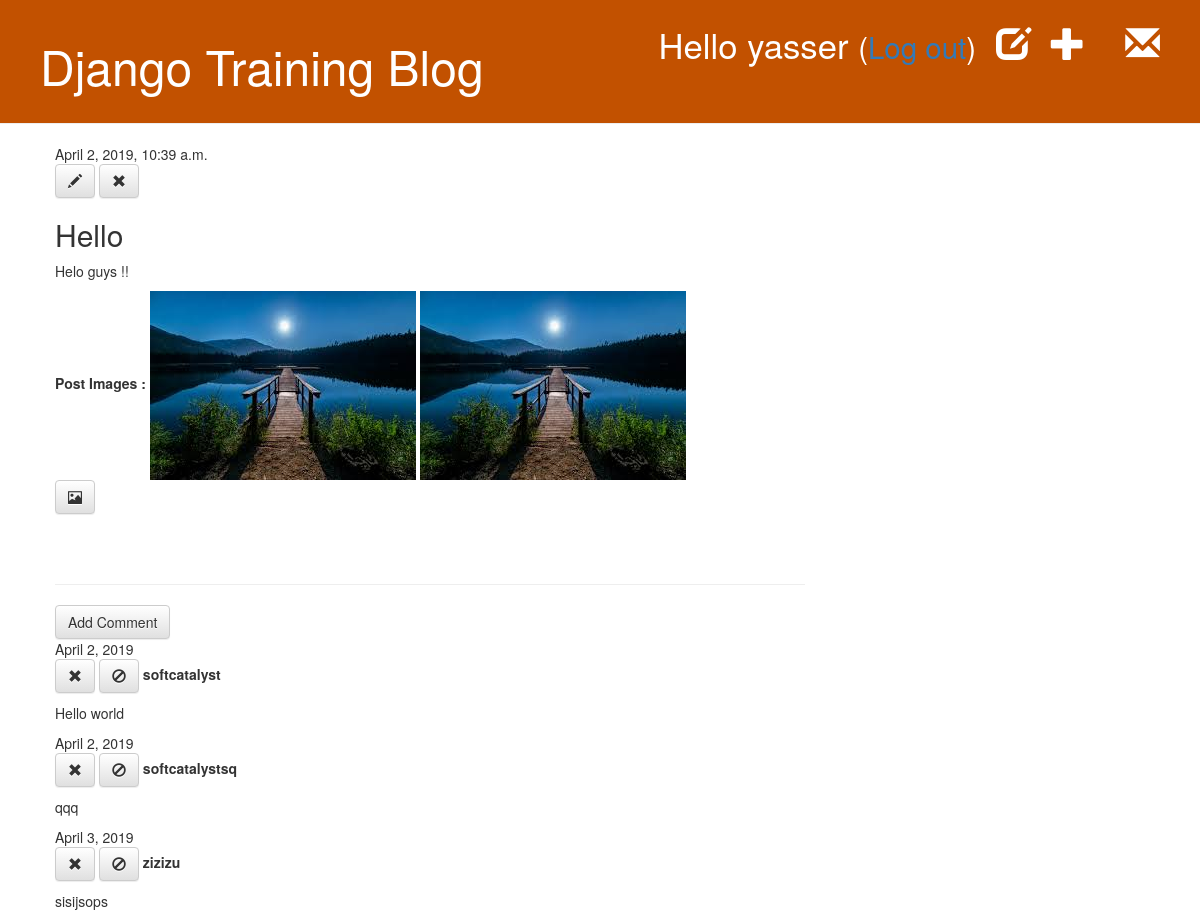
The app's page /post/5/ (signed in) with its own data.
### blog/models.py (models this page shows, shortened)
class Post(models.Model):
	author = models.ForeignKey(settings.AUTH_USER_MODEL, on_delete=models.CASCADE)
	title = models.CharField(max_length=200)
	text = models.CharField(max_length=5000)
	created_date = models.DateTimeField(default=timezone.now)
	published_date = models.DateTimeField(blank=True, null=True)

class PostImage(models.Model):
	post = models.ForeignKey('blog.Post', on_delete=models.DO_NOTHING)
	image = models.ImageField(upload_to='blog/images/')
	featured = models.BooleanField(default=False)
	updated = models.DateTimeField(auto_now_add = False, auto_now=True)
	thumbnail = models.BooleanField(default=False)
	active = models.BooleanField(default=True)

class Comment(models.Model):
	post = models.ForeignKey('blog.Post', on_delete=models.CASCADE, related_name='comments')
	author = models.CharField(max_length=200)
	text = models.CharField(max_length=5000)
	created_date = models.DateField(default=timezone.now)
	approved_comment = models.BooleanField(default=False)

### blog/views.py (the view)
# urls.py: path('post/<int:pk>/', views.PostDetailView.as_view(), name='post_detail'),
class PostDetailView(generic.DetailView):
	template_name = 'blog/showPost.html'
	model = Post
	context_object_name = 'post'

### blog/templates/blog/showPost.html
{% extends 'blog/base.html' %}
{% block content %}
    <div class="post">
        {% if post.published_date %}
            <div class="date">
                {{ post.published_date }}
            </div>
        {% else %}
            <a class="btn btn-default" href="{% url 'post_publish'  pk=post.pk %}">Publish</a>
        {% endif %}
        {%if user.is_authenticated%}
        <a class="btn btn-default" href="{% url 'post_edit' pk=post.pk %}">
            <span class="glyphicon glyphicon-pencil"></span>
        </a>
        <a href="{% url 'post_remove' pk=post.pk %}" class="btn btn-default">
            <span class="glyphicon glyphicon-remove"></span>
        </a>
        {% endif %}
        <h2>{{ post.title }}</h2>
        <p>{{ post.text | linebreaks }}</p>
        <div class="img-section">
            {% if post.postimage_set.all %}
                <strong>Post Images :</strong>
                {% for item in post.postimage_set.all %}
                <img src="{{item.image.url}}" class="post-img" alt="{{post.title}}">
                {% endfor %}
            {% endif %}
        </div>
        <a class="btn btn-default" href="{% url 'add_image_to_post' pk=post.pk %}">
            <span class="glyphicon glyphicon-picture"></span>
        </a>
    </div>
    <hr>
    <a class="btn btn-default" href="{% url 'add_comment_to_post' pk=post.pk %}">Add Comment</a>
    {% for comment in post.comments.all %}
        {% if user.is_authenticated or comment.approved_comment %}
            <div class="comment">
                <div class="date">{{comment.created_date}}</div>
                    <a class="btn btn-default" href="{% url 'remove_comment' pk=comment.pk%}">
                        <span class="glyphicon glyphicon-remove"></span>
                    </a>
                    {% if not comment.approved_comment %}
                    <a class="btn btn-default" href="{% url 'approve_comment' pk=comment.pk %}">
                            <span class="glyphicon glyphicon-ok"></span>
                    </a>
                    {% else %}
                    <a class="btn btn-default" href="{% url 'desapprove_comment' pk=comment.pk %}">
                            <span class="glyphicon glyphicon-ban-circle"></span>
                    </a>
                    {% endif %}
                <strong>{{comment.author}}</strong>
                <p>{{comment.text | linebreaks}}</p>
            </div>
        {%endif%}
        {% empty %}
            <p>No comment here yet</p>
    {% endfor %}
{% endblock %}

### blog/templates/blog/base.html (shortened to what this page needs)
{% load static %}
<!DOCTYPE html>
<html>
<head>
	<link rel="stylesheet" href="//maxcdn.bootstrapcdn.com/bootstrap/3.2.0/css/bootstrap.min.css">
	<link rel="stylesheet" href="//maxcdn.bootstrapcdn.com/bootstrap/3.2.0/css/bootstrap-theme.min.css">
	<link rel="stylesheet" href="{% static 'css/blog.css' %}">
</head>
<body>
	<div class="page-header">
		<a class="top-menu" href="{% url 'send_feedback_email' %}">
				<span class="glyphicon glyphicon-envelope"></span>
		</a>
		{% if user.is_authenticated %}
		<a href="{% url 'add_post' %}" class="top-menu">
			<span class="glyphicon glyphicon-plus"></span>
		</a>
		<a href="{% url 'post_draft_list' %}" class="top-menu">
			<span class="glyphicon glyphicon-edit"></span>
		</a>
		<p class="top-menu">Hello {{ user.username }} <small>(<a href="{% url 'logout' %}">Log out</a>)</small></p>
		{% else %}
		<a href="{% url 'login' %}" class="top-menu">
			<span class="glyphicon glyphicon-lock"></span>
		</a>
		{% endif %}
		<h1><a href="/">Django Training Blog</a></h1>
	</div>
	<div class="content container">
		<div class="row">
			<div class="col-md-8">
				{% block content%}{% endblock %}
			</div>
		</div>
	</div>
</body>
</html>

### blog/static/css/blog.css (style rules this page uses)
.page-header { background-color: #C25100; margin-top: 0; padding: 20px 20px 20px 40px; }
.page-header h1, .page-header h1 a, .page-header h1 a:visited, .page-header h1 a:active { color: #ffffff; font-size: 36pt; text-decoration: none; }
.content { margin-left: 40px; }
.top-menu, .top-menu:hover, .top-menu:visited { color: #ffffff; float: right; font-size: 26pt; margin-right: 20px; }
.post { margin-bottom: 70px; }

### records on screen
Post: published_date "April 2, 2019, 10:39 a.m.", title "Hello", text "Helo guys !!"
PostImage: image (picture)
PostImage: image (picture)
Comment: created_date "April 2, 2019", approved_comment True (drawn), author "softcatalyst", text "Hello world"
Comment: created_date "April 2, 2019", approved_comment True (drawn), author "softcatalystsq", text "qqq"
Comment: created_date "April 3, 2019", approved_comment True (drawn), author "zizizu", text "sisijsops"

### other values on screen
{{ user.username }} "yasser"
